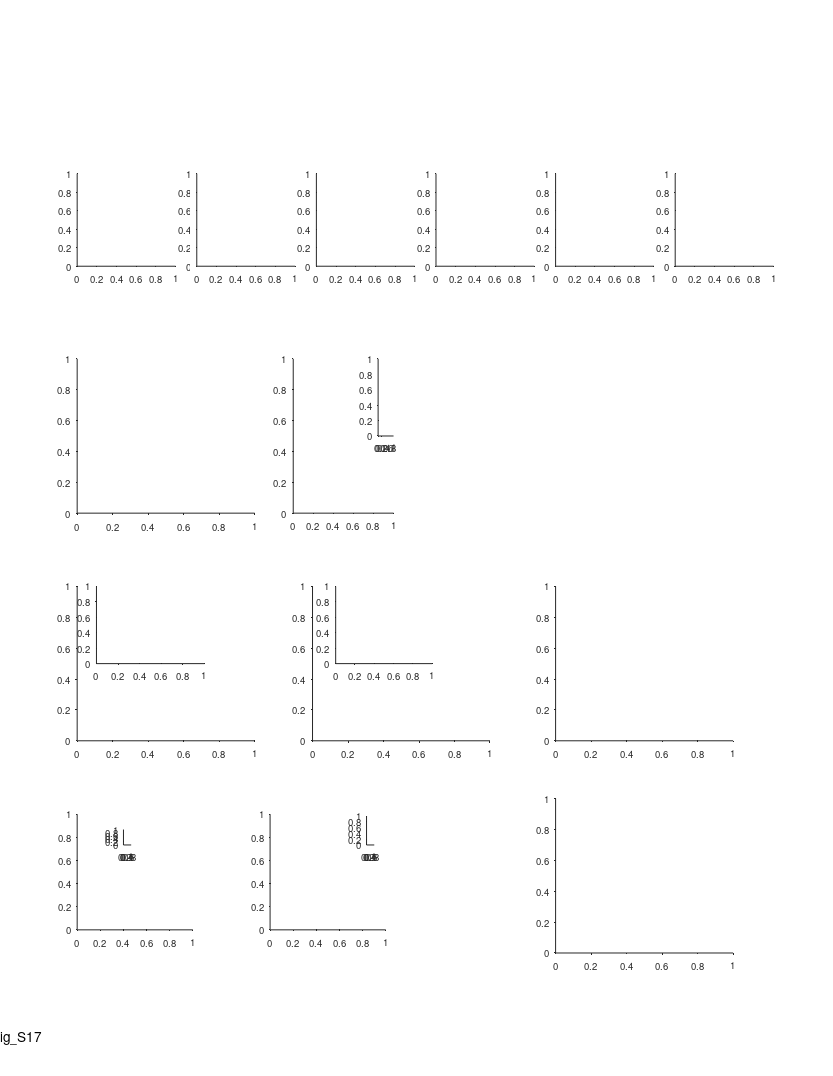

This chart was generated by the following MATLAB code: (Note: this script raises an error after producing the figure.)
%% Large Scale - fig. S16- Theoretical analysis (decoding) - including schemes 5v,6v

%%
% clear
clearvars -except f
clc

%% params
use_absolute_error = 1;
panels_FG_gray = 0.65*[1 1 1];

%% define output files
res_dir = 'L:\paper_figures';
mkdir(res_dir)
fig_name_str = 'fig_S17';
fig_caption_str = 'Theoretical analysis_decoding';
log_name_str = [fig_name_str '_log_file' '.txt'];
log_name_str = strrep(log_name_str , ':', '-');
log_name_str = strrep(log_name_str , ' ', '_');
log_name_out = fullfile(res_dir, log_name_str);

%% open log file
diary off
diary(log_name_out)
diary on
disp('Log file');
disp(['created: ', datestr(clock)]);
disp('======================================================');
disp([fig_name_str ':' fig_caption_str]);
disp('======================================================');
disp('');

%% create figure
% =========================================================================
% figure_size_cm = [21.0 29.7]; % ~A4
figure_size_cm = [21.6 27.9]; % ~US letter
figure ;
% Some WYSIWYG options:
set(gcf,'DefaultAxesFontSize',7);
set(gcf,'DefaultAxesFontName','helvetica');
set(gcf,'DefaultAxesUnits','centimeters');
set(gcf,'PaperType','usletter')
% set(gcf,'PaperType','<custom>');
set(gcf,'PaperUnits','centimeters','PaperPosition',[0 0 figure_size_cm]);
set(gcf,'PaperOrientation','portrait');
set(gcf,'Units','centimeters','Position',get(gcf,'paperPosition')+[0 0 0 0]); % position on screen...
set(gcf, 'Renderer', 'painters');
set(groot, 'defaultAxesTickDir', 'out');
set(groot,  'defaultAxesTickDirMode', 'manual');
annotation('textbox', [0.5 1 0 0], 'String',fig_name_str, 'HorizontalAlignment','center','Interpreter','none', 'FitBoxToText','on');
pause(0.2); % workaround to solve matlab automatically changing the axes positions...

% create panels
panel_A_size = [3 3].*[0.85 0.80];
panel_BCDE_size = [4.6 4];
panel_A(1) = axes('position', [ 2.0 21 panel_A_size]);
panel_A(2) = axes('position', [ 5.1 21 panel_A_size]);
panel_A(3) = axes('position', [ 8.2 21 panel_A_size]);
panel_A(4) = axes('position', [11.3 21 panel_A_size]);
panel_A(5) = axes('position', [14.4 21 panel_A_size]);
panel_A(6) = axes('position', [17.5 21 panel_A_size]);
panel_B(1)   = axes('position', [ 2.0 14.6 panel_BCDE_size]);
panel_B(2)   = axes('position', [ 7.6 14.6 2.6 4]);
panel_C(1,1) = axes('position', [ 2.0  8.7  panel_BCDE_size]);
panel_C(1,2) = axes('position', [ 2.5   10.7  2.8 2]);
panel_D(1,1) = axes('position', [ 8.1  8.7  panel_BCDE_size]);
panel_D(1,2) = axes('position', [ 8.7 10.7  2.5 2]);
panel_E(1)   = axes('position', [14.4    8.7  panel_BCDE_size]);
% panel_F      = axes('position', [   2    3.0  panel_BCDE_size]);
panel_F      = axes('position', [   2    3.8  3 3]);
panel_G      = axes('position', [   7    3.8  3 3]);
panel_H      = axes('position', [  14.4  3.2  panel_BCDE_size]);
panel_legend = axes('position', [9.8 16.6 0.4 2]);
panel_F_legend = axes('position', [3.2 6  0.2 0.4]);
panel_G_legend = axes('position', [9.5 6  0.2 0.75]);

%% color variable for different schemes
clr = [1.0 0.0 0.0 ; ...
       1.0 0.8 0.0 ; ...
       1.0 0.0 0.8 ; ...
       0.0 0.7 0.0 ; ...
       0.2 0.2 1.0 ; ...
       0.5 0.0 0.5 ] ;


%% arrange data
paper_fig_7_arrange_data;

%% generate examples
exampleL = 200*100; % 200*cm
pos = 1:ds:exampleL;
pos = pos / 100; % back to meter
if ~exist('f','var')
    rng(0);
    [f] = MultiscalePlace_GenerateTuning_AllModels(exampleL);
end

%% choose dt
panels_AE_dt = 0.5;
jdt = find(ismember(dt, panels_AE_dt));

%% panel A - different encoding schemes
maps=[];
maps(1,:,:) = f(1).maps(:,1:10);
maps(1,:,[7 4 9 10]) = f(1).maps(:,[4 7 11 12]);
maps(2,:,:) = f(2).maps(:,1:10);
maps(2,:,[3 9 5]) = f(2).maps(:,[14 12 15]);
maps(3,:,:) = f(3).maps(:,950:-100:50);
maps(3,:,1) = f(3).maps(:,955);
maps(3,:,2) = f(3).maps(:,854);
maps(3,:,10) = f(3).maps(:,52);
[~,IX] = sort(sum(f(4).maps,1));
maps(4,:,:) = f(4).maps(:,IX(50:100:950));
maps(4,:,10) = f(4).maps(:,IX(951));
rng(0);
maps(4,:,:) = maps(4,:,randperm(10));
maps(5,:,:) = f(5).maps(:,50:100:950);
maps(5,:,2) = f(5).maps(:,155);
maps(5,:,3) = f(5).maps(:,253);
maps(5,:,4) = f(5).maps(:,353);
maps(5,:,5) = f(5).maps(:,452);
maps(6,:,:) = f(6).maps(:,1:10);
maps(6,:,10) = f(6).maps(:,952);
for ii_scm = 1:6
    axes(panel_A(ii_scm));
    cla
    hold on
    imagesc(pos,1:10,squeeze(maps(ii_scm,:,:))');
    cmap = gray();
    cmap = flip(cmap);
    colormap(gca,cmap);
    xlim([0 200])
    ylim([0.5 10.5])
    xlabel('Position (m)', 'Units','normalized','Position',[0.5 -0.17]);
    h = gca;
    h.YTick = [1 5 10];
    h.XRuler.TickLabelGapOffset = -1;
    h.YRuler.TickLabelGapOffset = -0.5;
    h.XRuler.TickLength = [0.03 0.03];
    ht=title("Scheme "+ii_scm,'Units','normalized','Position',[0.5 1.06]);
    schemes_IX = [1:6];
    schemes_title_color_opt = 2;
    switch schemes_title_color_opt
        case 1
            ht.Color = clr(schemes_IX(ii_scm),:);
        case 2
            plot([0 25]+14, 11.8*[1 1], 'Color', clr(schemes_IX(ii_scm),:), 'LineWidth', 2, 'Clipping','off');
    end
end
axes(panel_A(1));
text(-0.4,1.2, 'A', 'Units','normalized','FontWeight','bold');
ylabel('Example neuron no.','Units','normalized','Position',[-0.18 0.5]);

%% panel B - minimum N required for error <2m (or <5%)
axes(panel_B(1));
cla
hold on
text(-0.24,1.13, 'B', 'Units','normalized','FontWeight','bold');
text(0.5,1.13, {'Minimal no. of neurons (N)';'required for decoding'}, 'Units','normalized','FontWeight','bold','HorizontalAlignment','center','FontSize',9);

if use_absolute_error
    plot(L,Nerr_ML_S1(:,jdt),'Color',clr(1,:),'LineWidth',2) ;
    plot(L,Nerr_ML_S3(:,jdt),'Color',clr(3,:),'LineWidth',2) ;
    plot(L,Nerr_ML_S2(:,jdt),'Color',clr(2,:),'LineWidth',2) ;
    plot(L,Nerr_ML_S4(:,jdt),'Color',clr(4,:),'LineWidth',2) ;
    plot(L,Nerr_ML_S5(:,jdt),'Color',clr(5,:),'LineWidth',2) ;
    plot(L,Nerr_ML_S6(:,jdt),'Color',clr(6,:),'LineWidth',2) ;
    plot(L,Nerr_ML_S5v(:,jdt),'Color',clr(5,:),'LineWidth',2,'LineStyle','--') ;
    plot(L,Nerr_ML_S6v(:,jdt),'Color',clr(6,:),'LineWidth',2,'LineStyle','--') ;
else
    plot(L,Nrerr_ML_S1(:,jdt),'Color',clr(1,:),'LineWidth',2) ;
    plot(L,Nrerr_ML_S3(:,jdt),'Color',clr(3,:),'LineWidth',2) ;
    plot(L,Nrerr_ML_S2(:,jdt),'Color',clr(2,:),'LineWidth',2) ;
    plot(L,Nrerr_ML_S4(:,jdt),'Color',clr(4,:),'LineWidth',2) ;
    plot(L,Nrerr_ML_S5(:,jdt),'Color',clr(5,:),'LineWidth',2) ;
    plot(L,Nrerr_ML_S6(:,jdt),'Color',clr(6,:),'LineWidth',2) ;
    plot(L,Nrerr_ML_S5v(:,jdt),'Color',clr(5,:),'LineWidth',2,'LineStyle','--') ;
    plot(L,Nrerr_ML_S6v(:,jdt),'Color',clr(6,:),'LineWidth',2,'LineStyle','--') ;
end
xlim([20 1000]) ;
ylim([10 max(N)]) ;
xlabel('Environment size (m)', 'Units','normalized','Position',[0.5 -0.11]);
if use_absolute_error
    ylabel(['Minimal N required for error < ' num2str(errs) 'm'], 'Units','normalized','Position',[ -0.15 0.45]);
else
    ylabel(['Minimal N required for error < ' num2str(100*rerr) '%'], 'Units','normalized','Position',[ -0.15 0.45]);
end

h = gca;
h.XRuler.TickLabelGapOffset = -1;
h.XRuler.TickLength = [0.02 0.02];
h.XTick = [20 200 400 600 800 1000];
% h.XScale = 'log';
% h.YScale = 'log';

%% panel B - bar plot of slopes
if use_absolute_error
    lms = {
        lmNerr_ML_S1{jdt}
        lmNerr_ML_S2{jdt}
        lmNerr_ML_S3{jdt}
        lmNerr_ML_S4{jdt}
        lmNerr_ML_S5{jdt}
        lmNerr_ML_S6{jdt}
        lmNerr_ML_S5v{jdt}
        lmNerr_ML_S6v{jdt}};
else
    lms = {
        lmNrerr_ML_S1{jdt}
        lmNrerr_ML_S2{jdt}
        lmNrerr_ML_S3{jdt}
        lmNrerr_ML_S4{jdt}
        lmNrerr_ML_S5{jdt}
        lmNrerr_ML_S6{jdt}
        lmNrerr_ML_S5v{jdt}
        lmNrerr_ML_S6v{jdt}};
end

switch length(lms{1}.CoefficientNames)
    case 1
        x = 1:length(lms);
        y  = cellfun(@(lm)(lm.Coefficients.Estimate), lms)';
        CI = cellfun(@(lm)(lm.coefCI),                lms,'UniformOutput',0) ;
        CI = cat(1,CI{:})';
        err = CI - y;
    case 2
        x = 1:length(lms);
        y  = cellfun(@(lm)(lm.Coefficients.Estimate(2)), lms)';
        CI = cellfun(@(lm)(lm.coefCI),                   lms,'UniformOutput',0) ;
        CI = cat(1,CI{:});
        CI = CI(2:2:end,:)';
        err = CI - y;
end
% plot
axes(panel_B(2));
cla
hold on
hb=bar(x,y);
hb.FaceColor = 'flat';
hb.CData = [clr; 1 1 1; 1 1 1];
he=errorbar(x,y,err(2,:));
he.CapSize = 2;
he.LineStyle = 'none';
he.Color = 'k';
m = 1.1 * max(y+err(2,:));
m = round(m,1);
xlim([0 length(lms)+1]);
ylim([0 m]);
h=gca;
h.XTick = [];
h.YTick = [0 m];
ylabel('Slope (N per meter)', 'Units','normalized','Position',[-0.10 0.5]);
% fill bar with dots for schemes 5v & 6v
for ii=7:8
    barw = 0.8; % bar width
    spacing_x = 0.3;
    spacing_y = 0.05;
    switch 3
        case 1
            xx = linspace(ii-barw/2,ii+barw/2,12);
            xx(1:4:end)=nan;
            xx(2:4:end)=nan;
            yy = linspace(0,y(ii),5)';
            yy = repmat(yy,1,length(xx));
        case 2
            %%
            xx = (ii-barw/2) : spacing_x : (ii+barw/2);
            yy = 0 : spacing_y : y(ii);
            xx=xx';
%             yy=yy';
            yy = repmat(yy',1,length(xx))';
            whos xx yy
        case 3
            %%
            xx = linspace(ii-barw/2,ii+barw/2,4)';
            yy = linspace(0,y(ii),5)';
            xx2 = xx + (xx(2)-xx(1))/2;
            yy2 = yy + (yy(2)-yy(1))/2;
            xx2(end)=[];
            yy2(end)=[];
            yy = repmat(yy,1,length(xx))';
            yy2 = repmat(yy2,1,length(xx2))';
    end
    plot(xx,yy,'.','Color', clr(ii-2,:),'markerSize',3);
    plot(xx2,yy2,'.','Color', clr(ii-2,:),'markerSize',3);
    plot([1 2 3],[7 7 7; 8 8 8 ;9 9 9 ; 10 10 10])
end

% add significance test
signif_lines_x = flip(linspace(5.7,6.3,5));
signif_lines_y = [1.72 1.62 1.52 1.42 1.32];
if ~use_absolute_error
    signif_lines_y = 0.5 .* signif_lines_y;
end
scm_test_IX = 6;
for ii_scm = 1:scm_test_IX-1
    % signif test
    switch length(lms{1}.CoefficientNames)
        case 1
            mu1 = lms{ii_scm}.Coefficients.Estimate;
            mu2 = lms{scm_test_IX}.Coefficients.Estimate;
            sigma1 = sqrt(lms{ii_scm}.CoefficientCovariance);
            sigma2 = sqrt(lms{scm_test_IX}.CoefficientCovariance);
        case 2
            mu1 = lms{ii_scm}.Coefficients.Estimate(2);
            mu2 = lms{scm_test_IX}.Coefficients.Estimate(2);
%             alpha = (1-normcdf(1,0,1));
%             ci1 = coefCI(lms{ii_scm}, alpha);
%             ci2 = coefCI(lms{scm_test_IX}, alpha);
            sigma1 = sqrt(lms{ii_scm}.CoefficientCovariance(2,2));
            sigma2 = sqrt(lms{scm_test_IX}.CoefficientCovariance(2,2));
    end
    z = (mu1-mu2) / sqrt(sigma1^2+sigma2^2);
    pval = 1-normcdf(z,0,1);
    fprintf('scheme %d vs %d: pval=%g\n',ii_scm,scm_test_IX,pval);
    % line + asterisks
    m = signif_lines_y(ii_scm);
    X = [ii_scm signif_lines_x(ii_scm)];
    Y = [1 1].*m;
    plot(X,Y, 'k-', 'LineWidth',0.1, 'Clipping','off');
    signif_str = signif_astricks(pval);
    if pval < 0.05
        signif_str_font_size = 12;
        signif_str_offset = 0;
    else
        signif_str_font_size = 6;
        signif_str_offset = 0.035;
    end
    text(mean(X),m+0.02+signif_str_offset, signif_str, 'HorizontalAlignment','center','FontSize',signif_str_font_size);
    X = [signif_lines_x(ii_scm) signif_lines_x(ii_scm)];
    Y = [0.5 m];
    plot(X,Y, 'k-', 'LineWidth',0.1, 'Clipping','off');
end

%% legend panel
axes(panel_legend);
cla
hold on
axis ij
for ii_scm = 1:6
    plot([0 1], ii_scm*[1 1], 'Color',clr(ii_scm,:),'LineWidth',2);
    text(1.2,   ii_scm, f(ii_scm).name_long, 'FontSize', 9);
end
dashed_line = linspace(0,1,11);
dashed_line([4 8]) = nan;
plot(dashed_line, 7*ones(size(dashed_line)), 'Color',clr(5,:),'LineWidth',2, 'Clipping','off');
plot(dashed_line, 8*ones(size(dashed_line)), 'Color',clr(6,:),'LineWidth',2, 'Clipping','off');
text(1.2,   7, f(7).name_long, 'FontSize', 9);
text(1.2,   8, f(8).name_long, 'FontSize', 9);
axis off
xlim([0 1])
ylim([1 6])

%% panel C - mean decoding error
jN_options = find(ismember(N, [50]));
ylimits_options = [0 20; 0 10];
for ii_N = 1:length(jN_options)
    jN = jN_options(ii_N);

    axes(panel_C(ii_N,1));
    cla
    hold on
    plot(L,merr_ML_S1(jN,:,jdt)*ds/100,'Color',clr(1,:),'LineWidth',2);
    plot(L,merr_ML_S2(jN,:,jdt)*ds/100,'Color',clr(2,:),'LineWidth',2);
    plot(L,merr_ML_S3(jN,:,jdt)*ds/100,'Color',clr(3,:),'LineWidth',2);
    plot(L,merr_ML_S4(jN,:,jdt)*ds/100,'Color',clr(4,:),'LineWidth',2);
    plot(L,merr_ML_S5(jN,:,jdt)*ds/100,'Color',clr(5,:),'LineWidth',2);
    plot(L,merr_ML_S6(jN,:,jdt)*ds/100,'Color',clr(6,:),'LineWidth',2);
    plot(L,merr_ML_S5v(jN,:,jdt)*ds/100,'Color',clr(5,:),'LineWidth',2,'LineStyle','--');
    plot(L,merr_ML_S6v(jN,:,jdt)*ds/100,'Color',clr(6,:),'LineWidth',2,'LineStyle','--');
    xlim([20 1000]) ;
    xlabel('Environment size (m)', 'Units','normalized','Position',[0.5 -0.11]);
    ylabel('Mean decoding error (m)', 'Units','normalized','Position',[ -0.15 0.5]);
    h = gca;
    h.XScale = 'log';
%     h.YScale = 'log';
    h.XTick = [20 100 1000];
    h.XTickLabel = {'20';'100';'1000'};
    h.XRuler.TickLabelGapOffset = -1;
    h.XRuler.TickLength = [0.03 0.03];
%     text(0.95,1, sprintf('N = %d',N(jN)), 'Units','normalized','FontWeight','normal', 'HorizontalAlignment','right','FontSize',10);
    if ii_N == 1
        text(-0.24,1.1, 'C', 'Units','normalized','FontWeight','bold');
        text(0.5,1.1, 'Mean decoding errors', 'Units','normalized','FontWeight','bold','HorizontalAlignment','center','FontSize',9);
    end

    % zoom-in inset
    axes(panel_C(ii_N,2));
    cla
    hold on
    plot(L,merr_ML_S1(jN,:,jdt)*ds/100,'Color',clr(1,:),'LineWidth',2);
    plot(L,merr_ML_S2(jN,:,jdt)*ds/100,'Color',clr(2,:),'LineWidth',2);
    plot(L,merr_ML_S3(jN,:,jdt)*ds/100,'Color',clr(3,:),'LineWidth',2);
    plot(L,merr_ML_S4(jN,:,jdt)*ds/100,'Color',clr(4,:),'LineWidth',2);
    plot(L,merr_ML_S5(jN,:,jdt)*ds/100,'Color',clr(5,:),'LineWidth',2);
    plot(L,merr_ML_S6(jN,:,jdt)*ds/100,'Color',clr(6,:),'LineWidth',2);
    plot(L,merr_ML_S5v(jN,:,jdt)*ds/100,'Color',clr(5,:),'LineWidth',2,'LineStyle','--');
    plot(L,merr_ML_S6v(jN,:,jdt)*ds/100,'Color',clr(6,:),'LineWidth',2,'LineStyle','--');
    xlim([20 1000]) ;
    ylim(ylimits_options(ii_N,:))
    h = gca;
    h.XScale = 'log';
%     h.YScale = 'log';
    h.XTick = [20 100 1000];
    h.XTickLabel = {'20';'100';'1000'};
    h.XRuler.TickLabelGapOffset = -1;
    h.YRuler.TickLabelGapOffset = 0.5;
    h.XRuler.TickLength = [0.03 0.03];
    h.YRuler.TickLength = [0.015 0.015];
    h.XRuler.FontSize = 6.5;
    h.YRuler.FontSize = 6.5;
end

%% panel D - catastrophic error - Size (99th prc error)
prc = 99;
jN_options = find(ismember(N, [50]));
ylimits_options = [0 20; 0 10];
for ii_N = 1:length(jN_options)
    jN = jN_options(ii_N);

    axes(panel_D(ii_N,1));
    cla
    hold on
    plot(L,perr_ML_S1(jN,:,jdt)*ds/100,'Color',clr(1,:),'LineWidth',2);
    plot(L,perr_ML_S2(jN,:,jdt)*ds/100,'Color',clr(2,:),'LineWidth',2);
    plot(L,perr_ML_S3(jN,:,jdt)*ds/100,'Color',clr(3,:),'LineWidth',2);
    plot(L,perr_ML_S4(jN,:,jdt)*ds/100,'Color',clr(4,:),'LineWidth',2);
    plot(L,perr_ML_S5(jN,:,jdt)*ds/100,'Color',clr(5,:),'LineWidth',2);
    plot(L,perr_ML_S6(jN,:,jdt)*ds/100,'Color',clr(6,:),'LineWidth',2);
    plot(L,perr_ML_S5v(jN,:,jdt)*ds/100,'Color',clr(5,:),'LineWidth',2,'LineStyle','--');
    plot(L,perr_ML_S6v(jN,:,jdt)*ds/100,'Color',clr(6,:),'LineWidth',2,'LineStyle','--');
%     ylim([0.1 2000]) ;
    xlim([20 1000]) ;
    xlabel('Environment size (m)', 'Units','normalized','Position',[0.5 -0.11]);
    ylabel([num2str(prc) '% decoding error (m)'], 'Units','normalized','Position',[ -0.145 0.5]);
    h = gca;
    h.XScale = 'log';
%     h.YScale = 'log';
    h.XTick = [20 100 1000];
    h.XTickLabel = {'20';'100';'1000'};
    h.YRuler.TickLabelGapOffset = 1.5;
    h.XRuler.TickLabelGapOffset = -1;
    h.XRuler.TickLength = [0.03 0.03];
%     text(0.95,1, sprintf('N = %d',N(jN)), 'Units','normalized','FontWeight','normal', 'HorizontalAlignment','right','FontSize',10);
    if ii_N == 1
        text(-0.21,1.1, 'D', 'Units','normalized','FontWeight','bold');
        text(0.5,1.1, 'Catastrophic errors: size', 'Units','normalized','FontWeight','bold','HorizontalAlignment','center','FontSize',9);
    end

    % zoom-in inset
    axes(panel_D(ii_N,2));
    cla
    hold on
    plot(L,perr_ML_S1(jN,:,jdt)*ds/100,'Color',clr(1,:),'LineWidth',2);
    plot(L,perr_ML_S2(jN,:,jdt)*ds/100,'Color',clr(2,:),'LineWidth',2);
    plot(L,perr_ML_S3(jN,:,jdt)*ds/100,'Color',clr(3,:),'LineWidth',2);
    plot(L,perr_ML_S4(jN,:,jdt)*ds/100,'Color',clr(4,:),'LineWidth',2);
    plot(L,perr_ML_S5(jN,:,jdt)*ds/100,'Color',clr(5,:),'LineWidth',2);
    plot(L,perr_ML_S6(jN,:,jdt)*ds/100,'Color',clr(6,:),'LineWidth',2);
    plot(L,perr_ML_S5v(jN,:,jdt)*ds/100,'Color',clr(5,:),'LineWidth',2,'LineStyle','--');
    plot(L,perr_ML_S6v(jN,:,jdt)*ds/100,'Color',clr(6,:),'LineWidth',2,'LineStyle','--');
%     ylim([0.1 2000]) ;
    xlim([100 1000]) ;
    h = gca;
    h.XScale = 'log';
    h.YScale = 'log';
    h.XTick = [100 1000];
    h.XTickLabel = {'100';'1000'};
    h.YTick = [1 10 100];
    h.YTickLabel = {'1';'10';'100'};
    h.XRuler.TickLabelGapOffset = -1;
    h.YRuler.TickLabelGapOffset = 0.5;
    h.XRuler.TickLength = [0.06 0.06];
    h.YRuler.TickLength = [0.04 0.04];
    h.XRuler.FontSize = 6.5;
    h.YRuler.FontSize = 6.5;
end

%% panel E - catastrophic error - probability(error>5%)
jN_options = find(ismember(N, [50]));
ylimits_options = [2e-4 1; 2e-7 1];
for ii_N = 1:length(jN_options)
    jN = jN_options(ii_N);

    axes(panel_E(ii_N));
    cla
    hold on

    prob_offset = (2e6)^(-1); % at least in one simulation there was a catastrophic error
    prob_offset = 0;
    plot(L,plerr_ML_S1(jN,:,jdt)+prob_offset,'Color',clr(1,:),'LineWidth',2);
    plot(L,plerr_ML_S2(jN,:,jdt)+prob_offset,'Color',clr(2,:),'LineWidth',2);
    plot(L,plerr_ML_S3(jN,:,jdt)+prob_offset,'Color',clr(3,:),'LineWidth',2);
    plot(L,plerr_ML_S4(jN,:,jdt)+prob_offset,'Color',clr(4,:),'LineWidth',2);
    plot(L,plerr_ML_S5(jN,:,jdt)+prob_offset,'Color',clr(5,:),'LineWidth',2);
    plot(L,plerr_ML_S6(jN,:,jdt)+prob_offset,'Color',clr(6,:),'LineWidth',2);
    plot(L,plerr_ML_S5v(jN,:,jdt)+prob_offset,'Color',clr(5,:),'LineWidth',2,'LineStyle','--');
    plot(L,plerr_ML_S6v(jN,:,jdt)+prob_offset,'Color',clr(6,:),'LineWidth',2,'LineStyle','--');
    xlim([20 1000]) ;
    ylim(ylimits_options(ii_N,:))
    xlabel('Environment size (m)', 'Units','normalized','Position',[0.5 -0.11]);
    ylabel('Prob.(error > 5% of environment size)', 'Units','normalized','Position',[ -0.18 0.4]);
%     text(0.95,1.03, sprintf('N = %d',N(jN)), 'Units','normalized','FontWeight','normal', 'HorizontalAlignment','right','FontSize',10);
    h = gca;
    h.XScale = 'log';
    h.YScale = 'log';
    h.XTick = [20 100 1000];
    h.XTickLabel = {'20';'100';'1000'};
    h.YTick = 10.^[-3 -2 -1 0];
    h.YTickLabel = {'10^{ -3}'; '10^{ -2}'; '10^{ -1}'; '10^{ 0}'};
    ylim([0.7e-3 1])
    h.YRuler.TickLabelGapOffset = -0.1;
    h.XRuler.TickLabelGapOffset = -1;
    h.XRuler.TickLength = [0.03 0.03];
    h.YRuler.TickLength = [0.024 0.03];
    if ii_N == 1
        text(-0.24,1.1, 'E', 'Units','normalized','FontWeight','bold');
        text(0.5,1.1, 'Catastrophic errors: probability', 'Units','normalized','FontWeight','bold','HorizontalAlignment','center','FontSize',9);
    end
end

%% panel F - coverage exp fit
axes(panel_F);
cla
hold on
load('L:\processed_data_structs\total_area.mat');
h=histogram(total_area,'Normalization','pdf');
h.Normalization = 'pdf';
h.FaceColor = panels_FG_gray;
h.FaceAlpha = 1;
cvrg=expfit(total_area);
plot(h.BinEdges,exppdf(h.BinEdges,cvrg),'LineWidth',2,'Color','k');
hax = gca;
hax.XLim = [0 160];
hax.XTick = [0:50:200];
hax.YTick = hax.YLim;
hax.YRuler.TickLabelGapOffset = -0.1;
hax.XRuler.TickLabelGapOffset = -1;
hax.XRuler.TickLength = [0.03 0.03];
hax.YRuler.TickLength = [0.024 0.03];
xlabel('Coverage (m)', 'Units','normalized','Position',[0.5 -0.14]);
ylabel({'Probability';'density function'}, 'Units','normalized','Position',[ -0.12 0.5]);
text(-0.35,1.15, 'F', 'Units','normalized','FontWeight','bold');

% add legend
axes(panel_F_legend);
cla('reset');
hold on
patch([1 1 2 2], 2*[1 1 1 1]+.3*[-1 1 1 -1], panels_FG_gray, 'EdgeColor','k');
plot([1 2],      1*[1 1], 'k','LineWidth',2);
text(2.6, 2, 'Data','FontSize',7,'HorizontalAlignment','left');
text(2.6, 1, 'Exponential fit','FontSize',7,'HorizontalAlignment','left');
hax=gca;
hax.Visible='off';

%% load data for panel G
% load data
load('L:\processed_data_structs\cells_bat_200m.mat');
signif = cat(1,cells.signif);
signif = arrayfun(@(x)(x.TF),signif);
signif = any(signif,2);
cells(~signif)=[];
signif = cat(1,cells.signif);
signif = arrayfun(@(x)(x.TF),signif);
stats = [cells.stats];
stats_all = [stats.all];
stats_dir = cat(1,stats.dir);
fields = cat(1,cells.fields);
fields = fields(signif);
fields = [fields{:}];
fields([fields.in_low_speed_area])=[];
field_num = [stats_dir(signif).field_num];
field_size = [fields.width_prc];
ratio_LS = [stats_all.field_ratio_LS];
ratio_LS(isnan(ratio_LS))=[];
% load simulations ratio LS
% load('C:\Tamir\work\Projects\LargeScale\Yonatan_theory\20200806__model_ratio_LS\Model_S6_S6v_RatioLargestSmallestField.mat');
load('L:\Yonatan_theory\20200816__model_ratio_LS_updated_remoevd_1_field_cells\Model_S6_S6v_RatioLargestSmallestField.mat')
rLS(K==1)=[];
rLSv(Kv==1)=[];

%% panel G - ratio L/S model+data
axes(panel_G);
cla
hold on
text(-0.35,1.15, 'G', 'Units','normalized','FontWeight','bold');

nBinEdges = 9;
edges = logspace(0,log10(25),nBinEdges);
% plot data
h=histogram(ratio_LS);
h.Normalization = 'probability';
h.BinEdges = edges;
h.FaceColor = panels_FG_gray;
h.FaceAlpha = 1;
% plot model (S6)
h=histogram(rLS);
h.Normalization = 'probability';
h.BinEdges = edges;
h.DisplayStyle = 'stairs';
h.EdgeColor = clr(6,:);
h.FaceAlpha = 1;
h.LineWidth = 2;
% plot model (S6v)
h=histogram(rLSv);
h.Normalization = 'probability';
h.BinEdges = edges;
h.DisplayStyle = 'stairs';
h.EdgeColor = clr(6,:);
h.FaceAlpha = 1;
h.LineWidth = 2;
h.LineStyle = '-.';

hax=gca;
hax.XScale = 'log';
hax.YScale = 'log';
hax.XLim = [0 27];
% hax.YLim = [0.07  1.05 * hax.YLim(2)];
hax.YLim = [0.005 0.5];
% hax.YLim = [0.7 200];
hax.XTick = [1 2 5 10 20];
hax.YTick = hax.YLim;
hax.YTick = [0.005 0.05 0.5];
hax.TickDir='out';
hax.TickLength = [0.03 0.03];
hax.XRuler.TickLabelGapMultiplier = -0.35;
hax.YRuler.TickLabelGapMultiplier = 0.001;
xlabel({'Field size ratio';'largest/smallest'},'Units','normalized','Position',[0.5 -0.17]);
ylabel('Fraction of cells','Units','normalized','Position',[-0.25 0.5])

% add legend
axes(panel_G_legend);
cla('reset');
hold on
dashed_line = linspace(1,2,11);
dashed_line([ 5 6 7]) = nan;
patch([1 1 2 2], 1*[1 1 1 1]+.3*[-1 1 1 -1], panels_FG_gray,'EdgeColor','k');
plot([1 2],      2*[1 1], 'Color',clr(6,:), 'LineWidth',2);
% plot([1 2],      3*[1 1], 'Color',clr(6,:), 'LineWidth',.2);
plot(dashed_line,      3*ones(length(dashed_line)), 'Color',clr(6,:), 'LineWidth',2);
text(2.6, 1, 'Data','FontSize',7,'HorizontalAlignment','left');
text(2.6, 2, 'Model (Scheme 6)','FontSize',7,'HorizontalAlignment','left');
text(2.6, 2.5, {'Model (Scheme 6v -';'            variable coverage)'},'FontSize',7,'HorizontalAlignment','left','VerticalAlignment','top');
hax=gca;
hax.Visible='off';
hax.YDir='reverse';

%% panel H
plot_panel_different_scaling_delta(panel_H);

%% print/save the figure
fig_name_out = fullfile(res_dir, sprintf('%s_dt_%s', ...
    fig_name_str, ...
    strrep(num2str(panels_AE_dt),'.','_')));
print(gcf, fig_name_out, '-dpdf', '-cmyk', '-painters');
% print(gcf, fig_name_out, '-dtiff', '-cmyk', '-painters');
% saveas(gcf , fig_name_out, 'fig');
disp('figure was successfully saved to pdf/tiff/fig formats');


%%
function plot_panel_different_scaling_delta(panel_axes)

load('L:\Yonatan_theory\20200630__new_simulations_data+script\SummaryDecoderResults_EnvironmentSizeScaling.mat')
nalp = length(alp) ;
L = Lv*ds/100 ; % environment size variable in meters
jN = 2 ; % chooses N = 50

% color variable for S6 advantage (blue/red gradient)
nclr = 50 ;  % number of colors 
cmin = -1.5 ;
cbi  = -1   ;
c0   = 0 ;
cri  = 1 ;
cmax = 1.5 ;
cx   = linspace(cmin,cmax,nclr) ;
clrf = zeros(nclr,3) ;
iclr1 = find(cx<=cbi) ;
iclr2 = intersect(find(cx<=c0),find(cx>=cbi)) ;
iclr3 = intersect(find(cx<=cri),find(cx>=c0)) ;
iclr4 = find(cx>=cri) ;

clrf(iclr1,3) = linspace(0.5,1,length(iclr1)) ;
clrf(iclr2,1) = linspace(0  ,1,length(iclr2)) ;
clrf(iclr2,2) = linspace(0  ,1,length(iclr2)) ;
clrf(iclr2,3) = 1 ; 

clrf(iclr3,1) = 1 ; 
clrf(iclr3,2) = linspace(1,0  ,length(iclr3)) ;
clrf(iclr3,3) = linspace(1,0  ,length(iclr3)) ;
clrf(iclr4,1) = linspace(1,0.5,length(iclr4)) ;

Lint = logspace(log10(20),3,100) ; % interpolation of environment size variable
alpint = 0.1:0.01:0.9 ;            % interpolation of scaling exponent variable
[Lm,alpm] = meshgrid(L,alp) ;
[Lmint,alpmint] = meshgrid(Lint,alpint) ;
merr_ML_S1i = interp2(Lm,alpm,ones(nalp,1)*merr_ML_S1(jN,:),Lmint,alpmint) ;
merr_ML_S2i = interp2(Lm,alpm,squeeze(merr_ML_S2(jN,:,:))',Lmint,alpmint) ;
merr_ML_S3i = interp2(Lm,alpm,squeeze(merr_ML_S3(jN,:,:))',Lmint,alpmint) ;
merr_ML_S4i = interp2(Lm,alpm,squeeze(merr_ML_S4(jN,:,:))',Lmint,alpmint) ;
merr_ML_S5i = interp2(Lm,alpm,squeeze(merr_ML_S5(jN,:,:))',Lmint,alpmint) ;
merr_ML_S6i = interp2(Lm,alpm,squeeze(merr_ML_S6(jN,:,:))',Lmint,alpmint) ;

plerr_ML_S1i = interp2(Lm,alpm,ones(nalp,1)*plerr_ML_S1(jN,:),Lmint,alpmint) ;
plerr_ML_S2i = interp2(Lm,alpm,squeeze(plerr_ML_S2(jN,:,:))',Lmint,alpmint) ;
plerr_ML_S3i = interp2(Lm,alpm,squeeze(plerr_ML_S3(jN,:,:))',Lmint,alpmint) ;
plerr_ML_S4i = interp2(Lm,alpm,squeeze(plerr_ML_S4(jN,:,:))',Lmint,alpmint) ;
plerr_ML_S5i = interp2(Lm,alpm,squeeze(plerr_ML_S5(jN,:,:))',Lmint,alpmint) ;
plerr_ML_S6i = interp2(Lm,alpm,squeeze(plerr_ML_S6(jN,:,:))',Lmint,alpmint) ;

min_merr_ML_S12345i = min(merr_ML_S1i,merr_ML_S2i) ;
min_merr_ML_S12345i = min(min_merr_ML_S12345i,merr_ML_S3i) ;
min_merr_ML_S12345i = min(min_merr_ML_S12345i,merr_ML_S4i) ;
min_merr_ML_S12345i = min(min_merr_ML_S12345i,merr_ML_S5i) ;

min_plerr_ML_S12345i = min(plerr_ML_S1i,plerr_ML_S2i) ;
min_plerr_ML_S12345i = min(min_plerr_ML_S12345i,plerr_ML_S3i) ;
min_plerr_ML_S12345i = min(min_plerr_ML_S12345i,plerr_ML_S4i) ;
min_plerr_ML_S12345i = min(min_plerr_ML_S12345i,plerr_ML_S5i) ;

axes(panel_axes);
cla
imagesc(Lint,alpint,log10(plerr_ML_S6i./min_plerr_ML_S12345i),[cmin cmax]);
set(gca,'xscale','log') ;
axis square xy;
hcb = colorbar ;
hcb.Ruler.TickLabelGapOffset = 0.5;
colormap(gca,clrf)
hl = yline(0.3);
hl.Color = 'r';
hl.LineStyle = '--';
hl.LineWidth = 1.2;
hax = gca;
hax.XScale = 'log';
hax.XLim = [20 1000];
% hax.YLim = [20 1000];
hax.XTick = [100 1000];
hax.YTick = [0.1:0.1:0.9];
% hax.XTickLabel = {};
hax.YRuler.TickLabelGapOffset = -0.1;
hax.XRuler.TickLabelGapOffset = -1;
hax.XRuler.TickLength = [0.03 0.03];
hax.YRuler.TickLength = [0.024 0.03];
xlabel('Environment size (m)', 'Units','normalized','Position',[0.5 -0.16]);
ylabel('Scaling factor', 'Units','normalized','Position',[ -0.25 0.5]);
text(-0.35,1.15, 'H', 'Units','normalized','FontWeight','bold');
text(1.52,0.5, {'Log ratio prob. error';'(scheme 6 / other schemes)'}, 'Units','normalized','Rotation',-90,'FontSize',7,'HorizontalAlignment','center');

end



%% signif astricks string
function str = signif_astricks(pval)
    if pval>=0.05
        str = 'n.s.';
    end
    if pval<0.05
        str = '*';
    end
    if pval<0.01
        str = '**';
    end
    if pval<0.001
        str = '***';
    end
end


%%
